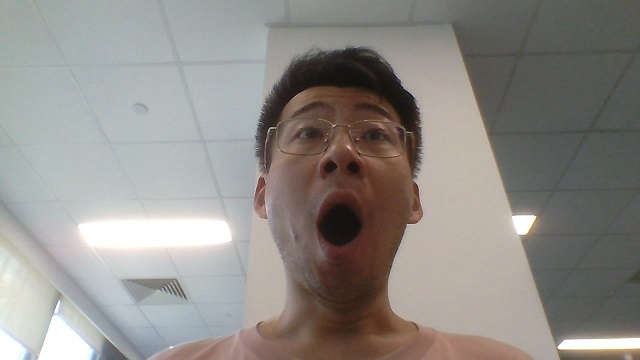
#> input picture minimal/sample/640x320/3-Yawning.jpg, 640 x 360 px, given in place of video0, which was not available
$ python dms.py
#> lines starting #> are read from the running program, lines starting #| are printed output that depends on the picture; pictures that were not available may be replaced by others from this repository, and a replacement may not be noted
#> further down, original_image is the input picture: PIL image 640x360 RGB; mean R, G, B 144, 140.6, 136.3
import argparse
import tflite_runtime.interpreter as tflite
import numpy as np
import pathlib
import cv2
from PIL import Image
import typing

MODEL_PATH = pathlib.Path("../models/")
DETECT_MODEL = "face_detection_front_128_full_integer_quant.tflite"
LANDMARK_MODEL = "face_landmark_192_integer_quant.tflite"
EYE_MODEL = "iris_landmark_quant.tflite"

SCORE_THRESH = 0.9
MAX_FACE_NUM = 1
ANCHOR_STRIDES = [8, 16]
ANCHOR_NUM = [2, 6]


# [138 lines left out: functions create_anchors, decode, nms_oneclass, not called in this run]


def resize_crop_image(
        original_image: Image.Image,
        image_size: typing.Sequence
) -> np.ndarray:
    """
    Resize and crop input image

    @param original_image:  Image to resize and crop
    @param image_size:      New image size
    @return:                Resized and cropped image
    """
#> called with image_size = (128, 128)
    # IFM size
    ifm_width = image_size[0]
    ifm_height = image_size[1]

    # Aspect ratio resize
    scale_ratio = (float(max(ifm_width, ifm_height))
                   / float(min(original_image.size[0], original_image.size[1])))
#> scale_ratio = 0.356
    resized_width = int(original_image.size[0] * scale_ratio)
#> resized_width = 227
    resized_height = int(original_image.size[1] * scale_ratio)
#> resized_height = 128
    resized_image = original_image.resize(
        size=(resized_width, resized_height),
        resample=Image.Resampling.BILINEAR
    )

    # Crop the center of the image
    resized_image = resized_image.crop((
        (resized_width - ifm_width) / 2,  # left
        (resized_height - ifm_height) / 2,  # top
        (resized_width + ifm_width) / 2,  # right
        (resized_height + ifm_height) / 2  # bottom
    ))
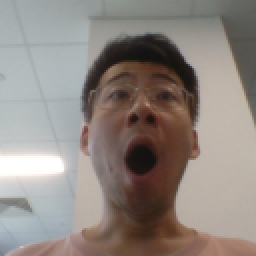
#> resized_image: PIL image 128x128 RGB (shown 2 times larger); mean R, G, B 144.1, 135.3, 129.8

    return np.array(resized_image, dtype=np.uint8).flatten()


# [26 lines left out: function draw_face_box, not called in this run]


if __name__ == '__main__':
    parser = argparse.ArgumentParser()
    parser.add_argument('-i', '--input', default='/dev/video0', help='input to be classified')
    args = parser.parse_args()

    # gen_rgb_cpp.py
    original_image = Image.open(args.input).convert("RGB")
    # [6 lines of commented-out code are left out]

    resized_image = resize_crop_image(original_image, (128, 128))
    rgb_data = resized_image.reshape(128, 128, 3)
    print('rgb_data.shape:', rgb_data.shape)
#| rgb_data.shape: (128, 128, 3)
    print('rgb_data:')
    for row in range(3):
        for col in range(3):
            print(rgb_data[row, col], end=' ')
        print('')
#> this loop made 3 passes
#| [160 170 172] [160 170 168] [161 170 167]
#| [161 170 170] [161 170 169] [162 171 169]
#| [163 171 171] [163 170 172] [162 171 172]

    bgr_data = cv2.cvtColor(rgb_data, cv2.COLOR_RGB2BGR)
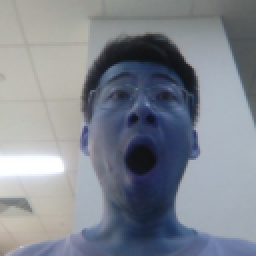
#> bgr_data: shape (128, 128, 3) (shown 2 times larger); mean R, G, B 129.8, 135.3, 144.1
    print('bgr_data.shape:', bgr_data.shape)
#| bgr_data.shape: (128, 128, 3)
    print('bgr_data:')
    for row in range(3):
        for col in range(3):
            print(bgr_data[row, col], end=' ')
        print('')
    cv2.imshow('bgr_data', bgr_data)

    # interpreter setup
#> (the run stopped early here; a loop or call above may not have finished)

$ run again, on minimal/sample/640x320/5-FaceDown.jpg
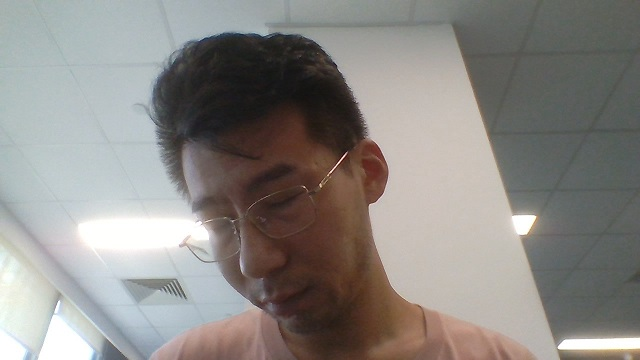
#> input picture minimal/sample/640x320/5-FaceDown.jpg, 640 x 360 px, given in place of video0, which was not available
#> original_image is the input picture: PIL image 640x360 RGB; mean R, G, B 140, 136.6, 132.8
#> in resize_crop_image, `resized_image = resized_image.crop(( (resized_width - ifm_width) / 2,`:
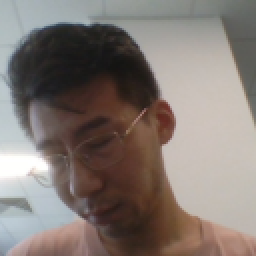
#> resized_image: PIL image 128x128 RGB (shown 2 times larger); mean R, G, B 131.3, 121.3, 115.8
#| rgb_data.shape: (128, 128, 3)
#> the loop `for row in range(3):` made 3 passes
#| [171 183 184] [170 181 183] [169 180 182]
#| [172 183 185] [170 181 184] [170 181 183]
#| [172 183 185] [170 181 185] [171 182 185]
#> `bgr_data = cv2.cvtColor(rgb_data, cv2.COLOR_RGB2BGR)`:
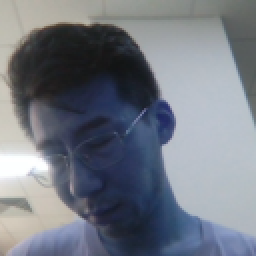
#> bgr_data: shape (128, 128, 3) (shown 2 times larger); mean R, G, B 115.8, 121.3, 131.3
#| bgr_data.shape: (128, 128, 3)
